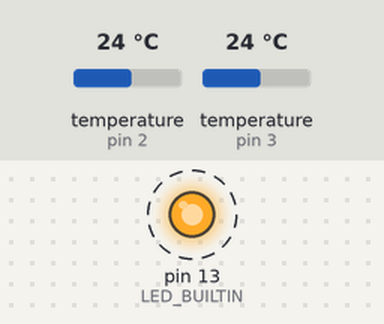
The sketch below on a simulated Arduino Uno, built with avr-gcc and run on an emulated ATmega328P. On the bench: output pins drawn as LEDs (lit = HIGH). Wiring (inferred from the names in the program): 2 × DS18B20 sensor: data pin 2 / data pin 3. Dashed ring = blinking. Inputs (shaded band) come from the test bench; at power-on: temperature (sensors on pin 2, pin 3) 24 °C. What the sketch prints to the serial monitor is not drawn.

Above: at 0.15 s.
Timing chart, 0 to 3.1 s (numbered marks = the images above):
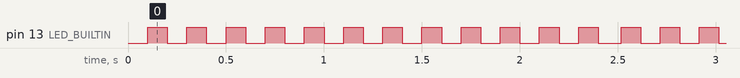

Measured:
- by itself, pin 13 (LED_BUILTIN): alternates HIGH for 0.10 s and LOW for 0.10 s

The sketch:

2_ds18b20_without_libraries.ino
```cpp
// Определяем пины, к которым подключены линии DATA двух датчиков DS18B20
const uint8_t PIN_SENSOR_1 = 2; // Первый датчик на контакте D2
const uint8_t PIN_SENSOR_2 = 3; // Второй датчик на контакте D3

// Переменные для реализации неблокирующего таймера (замена задержки delay)
unsigned long lastConversionTime = 0; // Время (в мс) последнего вызова команды Convert T
bool isConverting = false;            // Флаг: выполняется ли прямо сейчас замер температуры

// --- НИЗКОУРОВНЕВЫЕ ФУНКЦИИ ПРОТОКОЛА ONEWIRE С ПОДДЕРЖКОЙ ПИНОВ ---

// 1. Импульс сброса (Reset) и проверка ответа от датчика (Presence) для конкретного пина
bool onewire_reset(uint8_t pin) {
  bool presence = false; // Переменная для хранения флага ответа от датчика

  // Отключаем аппаратные прерывания (millis, Serial и др.),
  // чтобы системные таймеры не сбили критичные микросекундные задержки
  noInterrupts();

  pinMode(pin, OUTPUT);      // Конфигурируем пин как выход
  digitalWrite(pin, LOW);    // Притягиваем шину к 0V (начинаем импульс Reset)
  delayMicroseconds(480);    // Удерживаем LOW минимум 480 мкс по спецификации OneWire

  pinMode(pin, INPUT);       // Переводим пин в режим входа (отпускаем шину к 5V/3.3V)
  delayMicroseconds(70);     // Ждем 70 мкс перед считыванием ответа от датчика

  // Если датчик исправен и подключен, он притянет шину к LOW в ответ на Reset
  presence = !digitalRead(pin);

  // Возвращаем обработку прерываний сразу после считывания ответа
  interrupts();

  delayMicroseconds(410);    // Дожидаемся завершения полного цикла Reset (суммарно 480 мкс)
  return presence;           // true = датчик обнаружен, false = ошибка на шине
}

// 2. Функция записи одного бита данных на выбранный пин
void onewire_write_bit(uint8_t pin, uint8_t bit) {
  noInterrupts();            // Защита критической секции тайм-слота от прерываний
  pinMode(pin, OUTPUT);      // Настраиваем пин на выход
  digitalWrite(pin, LOW);    // Притягиваем шину к 0V (сигнал начала тайм-слота)

  if (bit) {
    // Передача логической '1'
    delayMicroseconds(6);    // Удерживаем LOW от 1 до 15 мкс (оптимально ~6 мкс)
    pinMode(pin, INPUT);     // Отпускаем шину в состояние HIGH (подтяжка резистором)
    interrupts();            // Разрешаем прерывания
    delayMicroseconds(64);   // Дожидаемся окончания тайм-слота (минимум 60 мкс)
  } else {
    // Передача логического '0'
    delayMicroseconds(60);   // Удерживаем LOW в течение всего тайм-слота (60–120 мкс)
    pinMode(pin, INPUT);     // Отпускаем шину
    interrupts();            // Разрешаем прерывания
    delayMicroseconds(10);   // Пауза восстановления между слотами (Recovery time)
  }
}

// 3. Функция чтения одного бита данных с выбранного пина
uint8_t onewire_read_bit(uint8_t pin) {
  uint8_t bit = 0; // Переменная для сохранения прочитанного бита (0 или 1)

  noInterrupts();            // Защита критической секции тайм-слота от прерываний
  pinMode(pin, OUTPUT);      // Настраиваем пин на выход
  digitalWrite(pin, LOW);    // Притягиваем шину к 0V для запроса бита
  delayMicroseconds(3);      // Удерживаем LOW не менее 1 мкс (оптимально 3 мкс)

  pinMode(pin, INPUT);       // Отпускаем шину (подтягивающий резистор возвращает HIGH)
  delayMicroseconds(9);      // Пауза перед считыванием (считываем строго на ~12 мкс от начала)

  if (digitalRead(pin)) {    // Если датчик отпустил шину — это '1', если держит — '0'
    bit = 1;
  }
  interrupts();              // Разрешаем прерывания

  delayMicroseconds(55);     // Завершаем полный тайм-слот чтения (~70 мкс)
  return bit;                // Возвращаем прочитанный бит
}

// 4. Последовательная отправка байта (8 бит) на выбранный пин, начиная с младшего бита (LSB)
void onewire_write_byte(uint8_t pin, uint8_t data) {
  for (uint8_t i = 0; i < 8; i++) {
    onewire_write_bit(pin, data & 0x01); // Извлекаем младший бит и отправляем на шину
    data >>= 1;                          // Сдвигаем байт вправо для получения следующего бита
  }
}

// 5. Последовательное чтение байта (8 бит) с выбранного пина, начиная с младшего бита (LSB)
uint8_t onewire_read_byte(uint8_t pin) {
  uint8_t data = 0; // Переменная для сборки прочитанного байта
  for (uint8_t i = 0; i < 8; i++) {
    if (onewire_read_bit(pin)) {
      data |= (1 << i); // Устанавливаем i-й бит в '1', если с шины прочитана единица
    }
  }
  return data; // Возвращаем полностью собранный байт
}

// --- ФУНКЦИИ ВЕРХНЕГО УРОВНЯ ДЛЯ DS18B20 ---

// Запуск измерения температуры на конкретном пине
void ds18b20_start_conversion(uint8_t pin) {
  if (onewire_reset(pin)) {          // Проверяем наличие датчика на шине
    onewire_write_byte(pin, 0xCC);   // Команда Skip ROM (пропуск адресации, так как на пине один датчик)
    onewire_write_byte(pin, 0x44);   // Команда Convert T (запуск процесса измерения температуры)
  }
}

// Чтение измеренной температуры из оперативной памяти (Scratchpad) конкретного пина
float ds18b20_read_temperature(uint8_t pin) {
  if (!onewire_reset(pin)) return -999.0; // Возвращаем признак ошибки, если датчик не ответил

  onewire_write_byte(pin, 0xCC);   // Команда Skip ROM
  onewire_write_byte(pin, 0xBE);   // Команда Read Scratchpad (чтение блока памяти датчика)

  // Читаем первые два байта из памяти, где хранится результат измерения
  uint8_t lowByte = onewire_read_byte(pin);  // Младший байт температуры
  uint8_t highByte = onewire_read_byte(pin); // Старший байт температуры

  // Объединяем два 8-битных значения в одно 16-битное число со знаком
  int16_t rawTemperature = (highByte << 8) | lowByte;

  // Фильтрация заводского значения по умолчанию: 0x0500 соответствует 85.0 °C.
  // Выдается, если чтение вызвано до окончания замера или при сбое питания.
  if (rawTemperature == 0x0500) {
    return -999.0; // Возвращаем код ошибки для повторного запроса
  }

  // Расчет итоговой температуры: 1 младший разряд (LSB) равен 0.0625 °C (1/16 градуса)
  return rawTemperature * 0.0625;
}

// --- ИНИЦИАЛИЗАЦИЯ И ОСНОВНОЙ ЦИКЛ ---

void setup() {
  Serial.begin(9600);           // Инициализация последовательного порта на скорости 9600 бод
  pinMode(LED_BUILTIN, OUTPUT); // Конфигурируем пин встроенного светодиода как выход

  Serial.println("=== Схема на колене ===");
  Serial.println("DS18B20 (2 датчика на разных пинах) запущен!");

  // Запускаем первые замеры температуры на обоих датчиках при старте
  ds18b20_start_conversion(PIN_SENSOR_1);
  ds18b20_start_conversion(PIN_SENSOR_2);

  lastConversionTime = millis(); // Фиксируем время старта замера
  isConverting = true;           // Устанавливаем флаг активности процесса замера
}

void loop() {
  // Неблокирующий таймер: проверяем, прошло ли 800 мс с момента запроса замера
  // (Максимальное время преобразования для 12-битного разрешения составляет 750 мс)
  if (isConverting && (millis() - lastConversionTime >= 800)) {
    // Считываем результаты замера с обоих датчиков
    float temp1 = ds18b20_read_temperature(PIN_SENSOR_1);
    float temp2 = ds18b20_read_temperature(PIN_SENSOR_2);

    // Вывод результатов в одну строку с фирменной подписью канала
    Serial.print("[Схема на колене]  Sensor 1: ");
    if (temp1 != -999.0) {
      Serial.print(temp1, 1);   // Вывод температуры с 1 знаком после запятой
      Serial.print(" °C");
    } else {
      Serial.print("Ошибка");  // Сообщение при сбое чтения первого датчика
    }

    Serial.print("  |  Sensor 2: ");
    if (temp2 != -999.0) {
      Serial.print(temp2, 1);   // Вывод температуры с 1 знаком после запятой
      Serial.println(" °C");
    } else {
      Serial.println("Ошибка"); // Сообщение при сбое чтения второго датчика
    }

    // Сразу инициируем следующие замеры на обоих датчиках
    ds18b20_start_conversion(PIN_SENSOR_1);
    ds18b20_start_conversion(PIN_SENSOR_2);

    lastConversionTime = millis(); // Обновляем метку времени последнего запуска
  }

  // Демонстрация фоновой работы: мигаем встроенным светодиодом каждые 100 мс без delay()
  static unsigned long ledTimer = 0;
  if (millis() - ledTimer >= 100) {
    ledTimer = millis();                                   // Обновляем таймер светодиода
    digitalWrite(LED_BUILTIN, !digitalRead(LED_BUILTIN)); // Инвертируем состояние пина
  }
}
```
